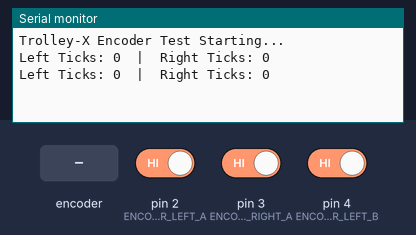
A sketch run on a simulated Arduino Uno, built with avr-gcc and run on an emulated ATmega328P. On the bench: the last lines printed to the serial monitor. Inputs (shaded band) come from the test bench; at power-on: pin 2 (ENCODER_LEFT_A) HIGH, pin 3 (ENCODER_RIGHT_A) HIGH, pin 4 (ENCODER_LEFT_B) HIGH.

Above: at 1.2 s.
1.3 s: rotary encoder on pin 2 (ENCODER_LEFT_A) / pin 4 (ENCODER_LEFT_B) turned 1 step (first pin leading)
At 1.9 s:
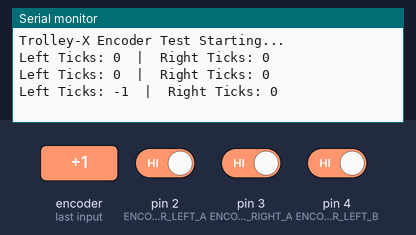
3.0 s: rotary encoder on pin 2 (ENCODER_LEFT_A) / pin 4 (ENCODER_LEFT_B) turned 1 step (first pin leading)
At 3.9 s:
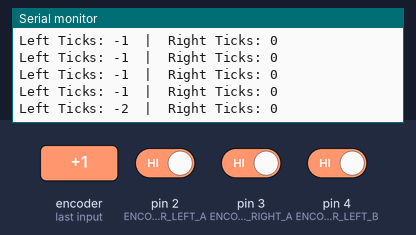
Timing chart, 0 to 6.0 s (numbered marks = the images above; inputs shaded):
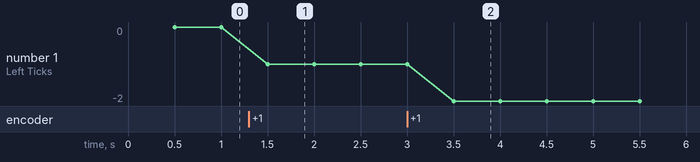

The sketch:

encoder-test.ino
```cpp
/* Trolley-X encoder verification test. */

// --- PIN DEFINITIONS ---

// Front-Left Encoder
const int ENCODER_LEFT_A = 2;  // Hardware Interrupt 0 (Counts the ticks)
const int ENCODER_LEFT_B = 4;  // Standard Digital (Determines direction)

// Front-Right Encoder
const int ENCODER_RIGHT_A = 3; // Hardware Interrupt 1 (Counts the ticks)
const int ENCODER_RIGHT_B = 11; // Standard Digital (Determines direction)

// --- VARIABLES ---
// Volatile because they are changed inside interrupt routines
volatile long leftTicks = 0;
volatile long rightTicks = 0;

// Timer for serial output
unsigned long lastPrintTime = 0;

void setup() {
  Serial.begin(9600);
  Serial.println("Trolley-X Encoder Test Starting...");

  // Set encoder pins as inputs
  pinMode(ENCODER_LEFT_A, INPUT);
  pinMode(ENCODER_LEFT_B, INPUT);
  pinMode(ENCODER_RIGHT_A, INPUT);
  pinMode(ENCODER_RIGHT_B, INPUT);

  // Attach Hardware Interrupts
  // "RISING" means the interrupt triggers when the signal goes from LOW to HIGH
  attachInterrupt(digitalPinToInterrupt(ENCODER_LEFT_A), countLeft, RISING);
  attachInterrupt(digitalPinToInterrupt(ENCODER_RIGHT_A), countRight, RISING);
}

void loop() {
  // Print the tick counts to the Serial Monitor every 500 milliseconds
  if (millis() - lastPrintTime >= 500) {
    Serial.print("Left Ticks: ");
    Serial.print(leftTicks);
    Serial.print("  |  Right Ticks: ");
    Serial.println(rightTicks);

    lastPrintTime = millis();
  }
}

// --- INTERRUPT SERVICE ROUTINES (ISRs) ---

void countLeft() {
  // Check the state of Pin B to determine direction
  if (digitalRead(ENCODER_LEFT_B) == HIGH) {
    leftTicks++;   // Spinning Forward
  } else {
    leftTicks--;   // Spinning Reverse
  }
}

void countRight() {
  // Check the state of Pin B to determine direction
  // (Right motor might need reversed logic depending on mounting orientation)
  if (digitalRead(ENCODER_RIGHT_B) == HIGH) {
    rightTicks--;  // Spinning Forward
  } else {
    rightTicks++;  // Spinning Reverse
  }
}
```

Measured:
- after the input at 1.3 s, the serial monitor: prints a new line after 0.20 s (image 1)
- after the input at 3.0 s, the serial monitor: prints a new line after 0.50 s (image 2)
- plotted number 1: 0 → -1 after the input at 1.3 s, -1 → -2 after the input at 3.0 s
